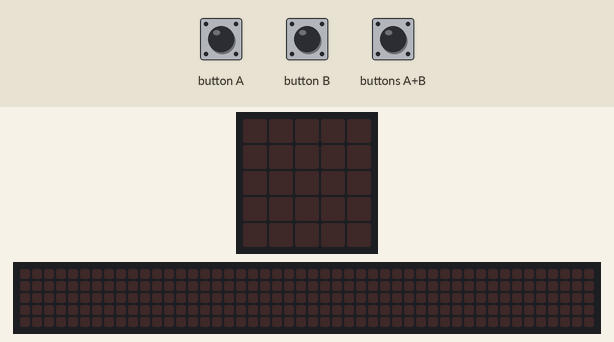
The program below on a simulated BBC micro:bit (MakeCode). On the bench: the board's 5×5 LED display, a strip that is not on the board, showing the scrolling text unrolled. The inputs (shaded band) are chosen by the test bench. The 48×5 strip is a reading aid, not a part: it shows the text the display is scrolling, unrolled, one strip-width of it at a time.

Above: at 1.2 s.
1.3 s: buttons A+B pressed for 0.15 s
At 2.0 s:
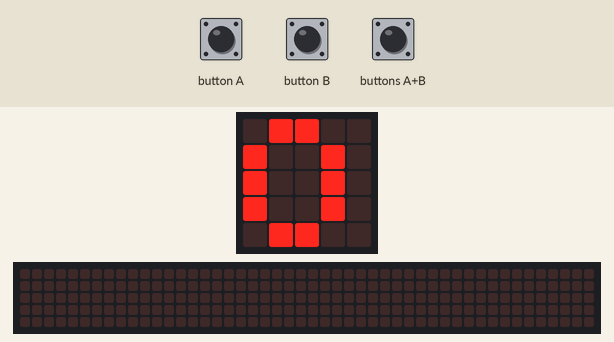
3.7 s: button A pressed for 0.15 s
At 5.0 s:
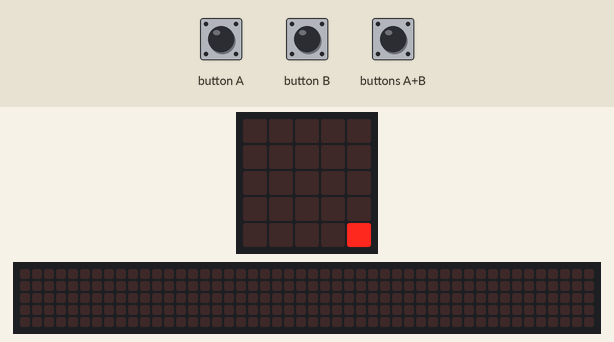
5.3 s: button B pressed for 0.15 s
At 6.3 s:
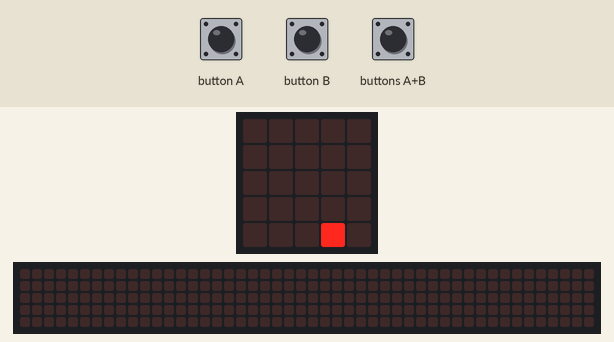
6.9 s: button A pressed for 0.15 s
At 7.5 s:
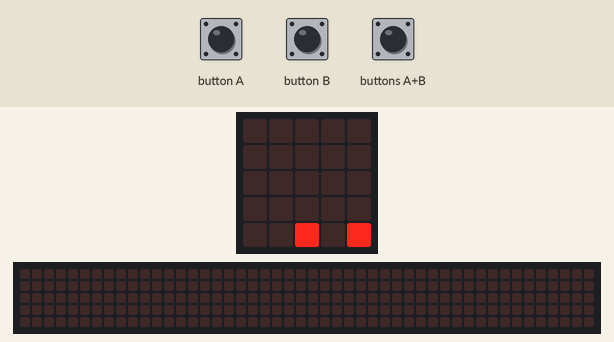
8.5 s: button B pressed for 0.15 s
At 9.8 s:
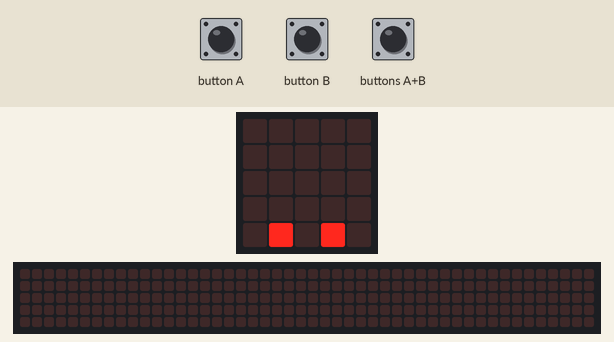
10.1 s: buttons A+B pressed for 1 s
At 13.57 s:
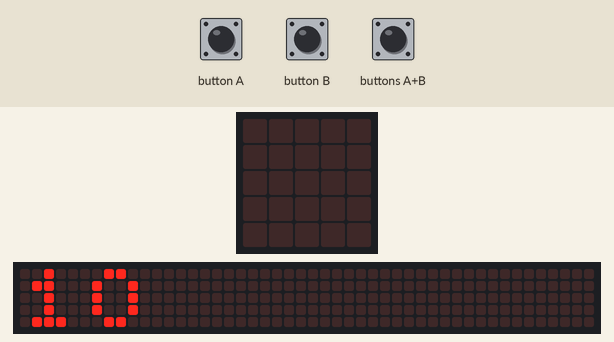
Timing chart, 0 to 14.2 s (numbered marks = the images above; inputs shaded):
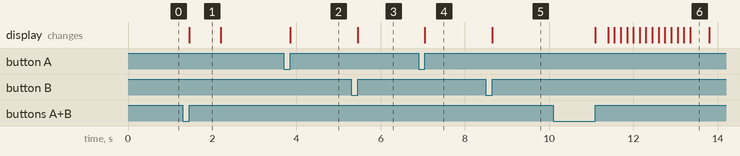

Measured:
- after the input at 1.3 s, the display: changes after 0.15 s (image 1)
- after the input at 3.7 s, the display: changes after 0.15 s (image 2)
- after the input at 5.3 s, the display: changes after 0.15 s (image 3)
- after the input at 6.9 s, the display: changes after 0.15 s (image 4)
- after the input at 8.5 s, the display: changes after 0.15 s (image 5)
- after the input at 10.1 s, the display: changes after 1.0 s (image 6)
- what the display in image 1 shows lasts 0.7 s, from 1.5 s to 2.2 s

The program:

main.ts
```typescript
let curr = 0
//  Press A to add a 1 at the end of the binary number
//  Press B to add a 0 at the end of the binary number
//  Press AB to show and reset the decimal number
function show() {

    curr = curr % 2 ** 25
    for (let i = 0; i < 5; i++) {
        for (let j = 0; j < 5; j++) {
            if ((curr >> 24 - (j * 5 + i)) % 2) {
                led.plot(i, j)
            } else {
                led.unplot(i, j)
            }

        }
    }
}

input.onButtonPressed(Button.B, function on_button_pressed_b() {

    curr = curr << 1
    show()
})
input.onButtonPressed(Button.A, function on_button_pressed_a() {

    curr = (curr << 1) + 1
    show()
})
input.onButtonPressed(Button.AB, function on_button_pressed_ab() {

    basic.clearScreen()
    basic.showNumber(curr)
    curr = 0
    basic.clearScreen()
})
```

temp.ts
```typescript
namespace temp {
    export let curr = 0
    export function show() {

        basic.showNumber(curr)
    }

    export function on_button_pressed_ab() {

        basic.showNumber(curr)
    }

    input.onButtonPressed(Button.B, function on_button_pressed_b() {

        basic.pause(100)
        if (input.buttonIsPressed(Button.A)) {
            temp.on_button_pressed_ab()
        } else {
            curr = curr << 1
            temp.show()
        }

    })
    input.onButtonPressed(Button.A, function on_button_pressed_a() {

        basic.pause(100)
        if (input.buttonIsPressed(Button.B)) {
            temp.on_button_pressed_ab()
        } else {
            curr = (curr << 1) + 1
            temp.show()
        }

    })
}
```

test.ts
```typescript
// tests go here; this will not be compiled when this package is used as an extension.
```
